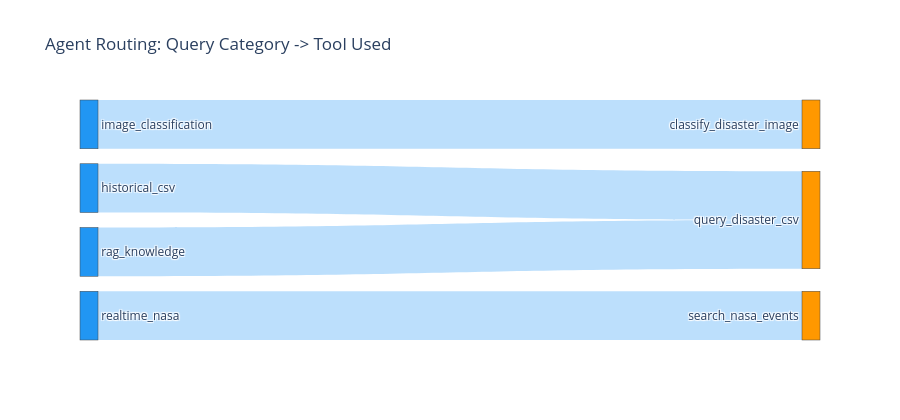

Source (notebook cell):
### Code cell
# Sankey: visualization of agent routing (query type -> tool used)
# Style similar to mcp_agents_epam: shows which tool the agent picked per category
import plotly.graph_objects as go

# Re-run the 4 queries to capture the actual routing
agent_routing_queries = [
    ("historical_csv", "What countries had the most disaster casualties?"),
    ("realtime_nasa", "What disasters are happening right now globally?"),
    ("rag_knowledge", "What is the relationship between disaster severity and economic loss?"),
    ("image_classification", "Classify a fire disaster image"),
]

routing = []
for category, q in agent_routing_queries:
    res = agent.chat(q)
    tools = res.get("tools_used", []) or ["(none)"]
    for t in tools:
        routing.append((category, t))

# Build nodes and links
categories = sorted({c for c, _ in routing})
tools = sorted({t for _, t in routing})
labels = categories + tools
cat_idx = {c: i for i, c in enumerate(categories)}
tool_idx = {t: len(categories) + i for i, t in enumerate(tools)}

from collections import Counter
flow = Counter(routing)
src = [cat_idx[c] for c, _ in flow]
tgt = [tool_idx[t] for _, t in flow]
val = list(flow.values())

fig_sankey = go.Figure(go.Sankey(
    node=dict(label=labels, pad=15, thickness=18,
              color=['#2196F3'] * len(categories) + ['#FF9800'] * len(tools)),
    link=dict(source=src, target=tgt, value=val,
              color='rgba(33,150,243,0.3)'),
))
fig_sankey.update_layout(title='Agent Routing: Query Category -> Tool Used', height=420)
fig_sankey.show()

### Figure 1 — Plotly figure (JSON) as saved in the notebook; plotly's stock layout.template omitted (floating-point values rounded to 4 significant figures)
{"data": [{"link": {"color": "rgba(33,150,243,0.3)", "source": [0, 3, 2, 1], "target": [5, 6, 5, 4], "value": [1, 1, 1, 1]}, "node": {"color": ["#2196F3", "#2196F3", "#2196F3", "#2196F3", "#FF9800", "#FF9800", "#FF9800"], "label": ["historical_csv", "image_classification", "rag_knowledge", "realtime_nasa", "classify_disaster_image", "query_disaster_csv", "search_nasa_events"], "pad": 15, "thickness": 18}, "type": "sankey"}], "layout": {"height": 420, "title": {"text": "Agent Routing: Query Category -> Tool Used"}}}
